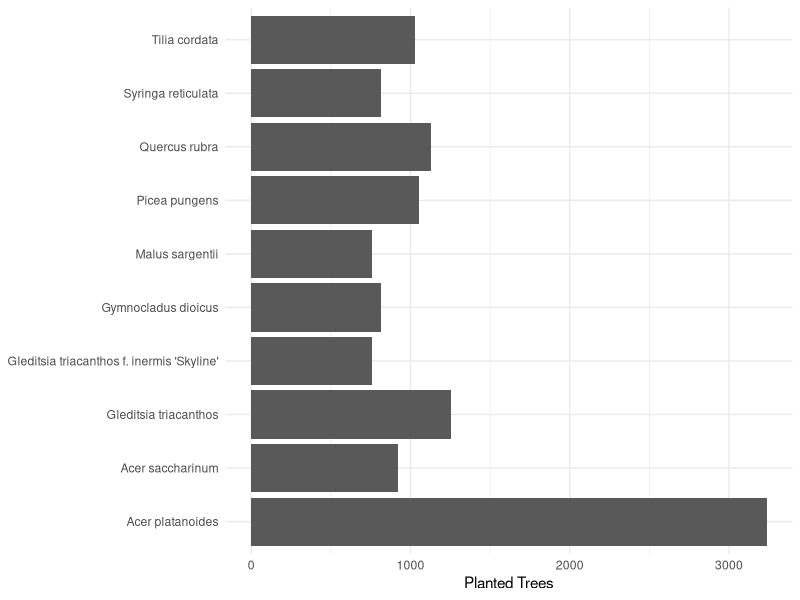
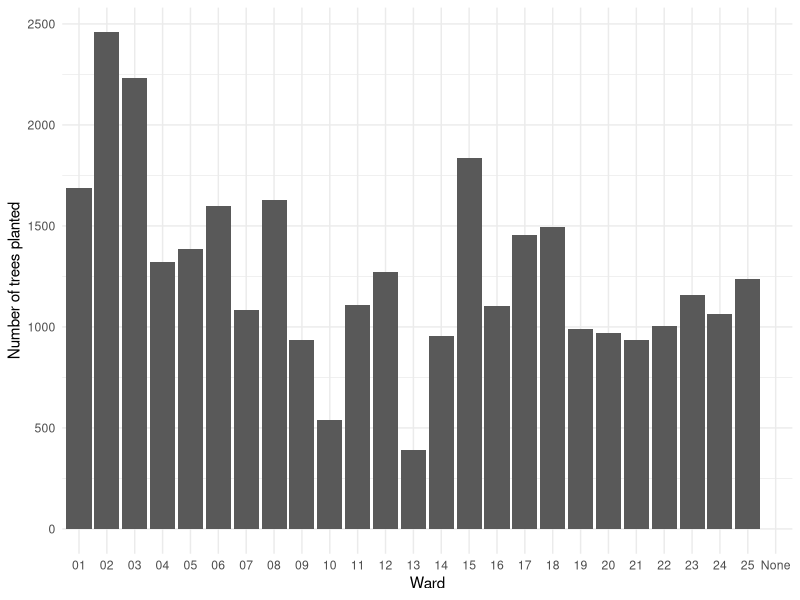
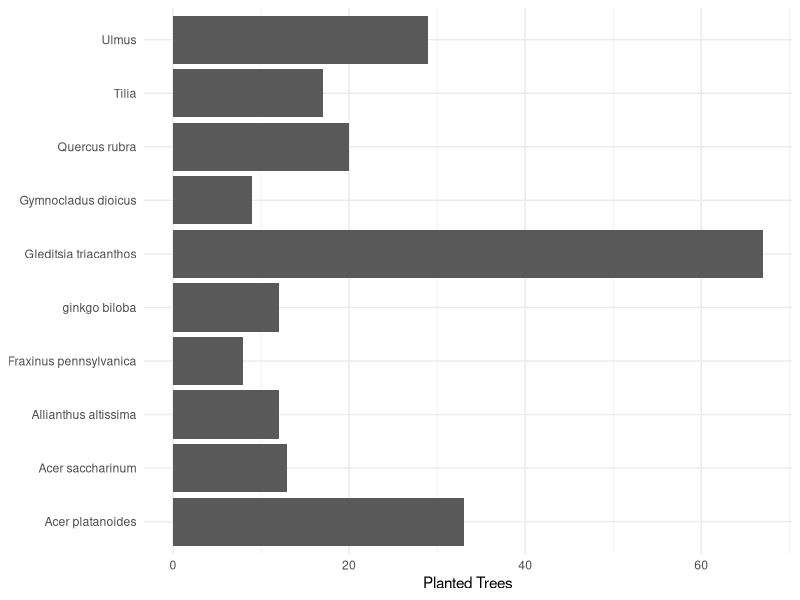
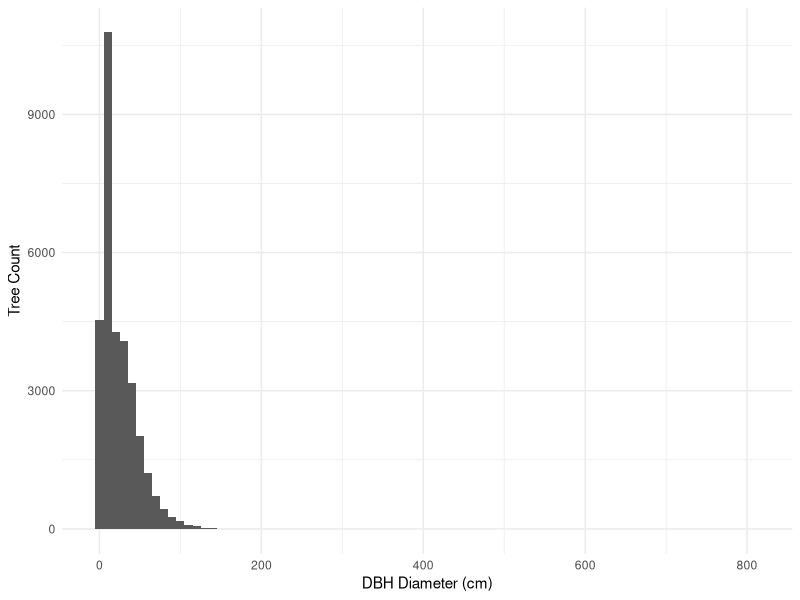
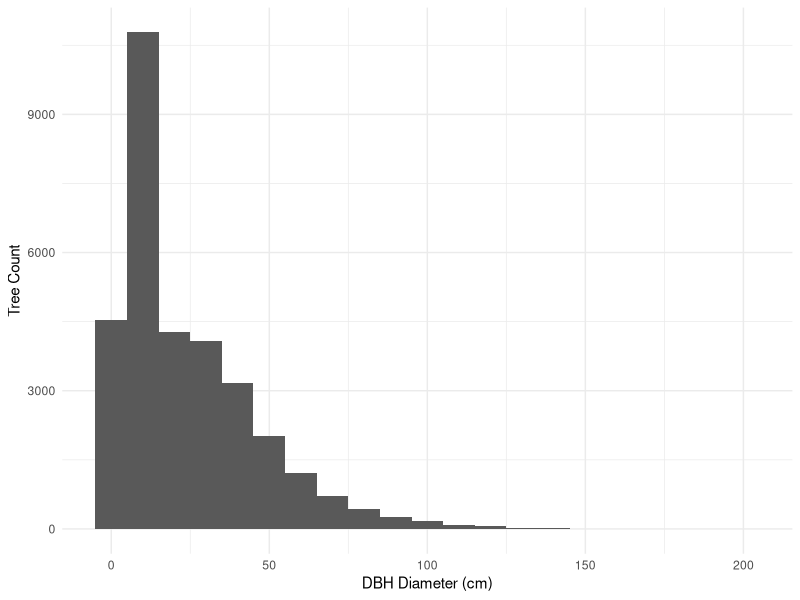

Write the R code that produced these figures, in order.
## ---- chunk 1
#| include: false
#| warning: false
#| message: false

library(tidyverse)
## ---- chunk 2
#| echo: false
#| warning: false
#| message: false

analysis_data <- read_csv(here::here("data/analysis_data/analysis_data.csv"))
## ---- chunk 3
#| label: fig-1
#| fig-cap: Street tree count of 10 most popoulus tree species in Toronto up to September 2024
#| echo: false
#| warning: false
#| message: false

top_species_count <- analysis_data %>%
  count(botanical_name, sort = TRUE) %>%
  head(10)

top_species_count |> 
  ggplot(aes(y = botanical_name, x = n)) +
  geom_col() +
  theme_minimal() +
  labs(x = "Planted Trees",
       y = NULL)
## ---- chunk 4
#| label: fig-2
#| fig-cap: Street tree count by Toronto wards up to September 2024
#| echo: false
#| warning: false
#| message: false

ward_count <- analysis_data %>%
  count(ward, sort = TRUE)

ward_count |> 
  ggplot(aes(x = ward, y = n)) +
  geom_col() +
  theme_minimal() +
  labs(x = "Ward",
       y = "Number of trees planted")
## ---- chunk 5
#| label: fig-3
#| fig-cap: 10 most populous tree species in Ward 13 of Toronto, Ontario
#| echo: false
#| warning: false
#| message: false

ward13_species_count <- analysis_data %>%
  filter(ward == "13") %>%
  count(botanical_name, sort = TRUE) %>%
  head(10)

ward13_species_count |> 
  ggplot(aes(y = botanical_name, x = n)) +
  geom_col() +
  theme_minimal() +
  labs(x = "Planted Trees",
       y = NULL)
## ---- chunk 6
#| label: fig-4
#| fig-cap: Distribution of Distance-at-Breast-Height diameter of all trees in Toronto up to September 2024
#| echo: false
#| warning: false
#| message: false

analysis_data |> 
  ggplot(aes(x = dbh_trunk)) +
  geom_histogram(binwidth = 10) +
  theme_minimal() +
  labs(x = "DBH Diameter (cm)",
       y = "Tree Count")
## ---- chunk 7
#| label: fig-5
#| fig-cap: Distribution of Distance-at-Breast-Height diameter of trees in Toronto up to September 2024 (excluding trees with a recorded DBH of over 200)
#| echo: false
#| warning: false
#| message: false

filter200_data <- analysis_data %>%
  filter(dbh_trunk <= 200)

filter200_data |> 
  ggplot(aes(x = dbh_trunk)) +
  geom_histogram(binwidth = 10) +
  theme_minimal() +
  labs(x = "DBH Diameter (cm)",
       y = "Tree Count")
